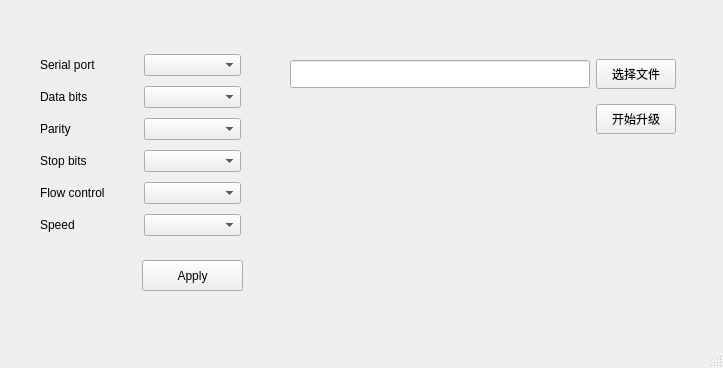
<?xml version="1.0" encoding="UTF-8"?>
<ui version="4.0">
 <class>MainWindow</class>
 <widget class="QMainWindow" name="MainWindow">
  <property name="geometry">
   <rect>
    <x>0</x>
    <y>0</y>
    <width>723</width>
    <height>368</height>
   </rect>
  </property>
  <property name="windowTitle">
   <string>OTA</string>
  </property>
  <widget class="QWidget" name="centralwidget">
   <widget class="QPushButton" name="configApply">
    <property name="geometry">
     <rect>
      <x>142</x>
      <y>260</y>
      <width>101</width>
      <height>31</height>
     </rect>
    </property>
    <property name="font">
     <font>
      <family>Segoe UI</family>
     </font>
    </property>
    <property name="text">
     <string>Apply</string>
    </property>
   </widget>
   <widget class="QWidget" name="gridLayoutWidget">
    <property name="geometry">
     <rect>
      <x>290</x>
      <y>50</y>
      <width>388</width>
      <height>94</height>
     </rect>
    </property>
    <layout class="QGridLayout" name="gridLayout">
     <item row="2" column="1">
      <widget class="QPushButton" name="startButton">
       <property name="minimumSize">
        <size>
         <width>80</width>
         <height>30</height>
        </size>
       </property>
       <property name="maximumSize">
        <size>
         <width>80</width>
         <height>30</height>
        </size>
       </property>
       <property name="font">
        <font>
         <family>Segoe UI</family>
        </font>
       </property>
       <property name="text">
        <string>开始升级</string>
       </property>
      </widget>
     </item>
     <item row="0" column="1">
      <widget class="QPushButton" name="browseButton">
       <property name="minimumSize">
        <size>
         <width>80</width>
         <height>30</height>
        </size>
       </property>
       <property name="maximumSize">
        <size>
         <width>80</width>
         <height>30</height>
        </size>
       </property>
       <property name="font">
        <font>
         <family>Segoe UI</family>
        </font>
       </property>
       <property name="text">
        <string>选择文件</string>
       </property>
      </widget>
     </item>
     <item row="0" column="0">
      <widget class="QLineEdit" name="documentPath">
       <property name="minimumSize">
        <size>
         <width>300</width>
         <height>28</height>
        </size>
       </property>
       <property name="maximumSize">
        <size>
         <width>300</width>
         <height>28</height>
        </size>
       </property>
      </widget>
     </item>
    </layout>
   </widget>
   <widget class="QWidget" name="gridLayoutWidget_2">
    <property name="geometry">
     <rect>
      <x>40</x>
      <y>50</y>
      <width>201</width>
      <height>191</height>
     </rect>
    </property>
    <layout class="QGridLayout" name="gridLayout_2">
     <item row="1" column="1">
      <widget class="QComboBox" name="comBoxSerialPort">
       <property name="font">
        <font>
         <family>Segoe UI</family>
        </font>
       </property>
      </widget>
     </item>
     <item row="3" column="1">
      <widget class="QComboBox" name="comBoxParity">
       <property name="font">
        <font>
         <family>Segoe UI</family>
        </font>
       </property>
      </widget>
     </item>
     <item row="3" column="0">
      <widget class="QLabel" name="label_3">
       <property name="font">
        <font>
         <family>Segoe UI</family>
        </font>
       </property>
       <property name="text">
        <string>Parity</string>
       </property>
      </widget>
     </item>
     <item row="6" column="1">
      <widget class="QComboBox" name="comBoxSpeed">
       <property name="font">
        <font>
         <family>Segoe UI</family>
        </font>
       </property>
      </widget>
     </item>
     <item row="2" column="1">
      <widget class="QComboBox" name="comBoxDataBits">
       <property name="font">
        <font>
         <family>Segoe UI</family>
        </font>
       </property>
      </widget>
     </item>
     <item row="5" column="0">
      <widget class="QLabel" name="label_6">
       <property name="font">
        <font>
         <family>Segoe UI</family>
        </font>
       </property>
       <property name="text">
        <string>Flow control</string>
       </property>
      </widget>
     </item>
     <item row="5" column="1">
      <widget class="QComboBox" name="comBoxFlowControl">
       <property name="font">
        <font>
         <family>Segoe UI</family>
        </font>
       </property>
      </widget>
     </item>
     <item row="2" column="0">
      <widget class="QLabel" name="label_2">
       <property name="font">
        <font>
         <family>Segoe UI</family>
        </font>
       </property>
       <property name="text">
        <string>Data bits</string>
       </property>
      </widget>
     </item>
     <item row="4" column="0">
      <widget class="QLabel" name="label_5">
       <property name="font">
        <font>
         <family>Segoe UI</family>
        </font>
       </property>
       <property name="text">
        <string>Stop bits</string>
       </property>
      </widget>
     </item>
     <item row="6" column="0">
      <widget class="QLabel" name="label_4">
       <property name="font">
        <font>
         <family>Segoe UI</family>
        </font>
       </property>
       <property name="text">
        <string>Speed</string>
       </property>
      </widget>
     </item>
     <item row="4" column="1">
      <widget class="QComboBox" name="comBoxStopBits">
       <property name="font">
        <font>
         <family>Segoe UI</family>
        </font>
       </property>
      </widget>
     </item>
     <item row="1" column="0">
      <widget class="QLabel" name="label">
       <property name="font">
        <font>
         <family>Segoe UI</family>
        </font>
       </property>
       <property name="text">
        <string>Serial port</string>
       </property>
      </widget>
     </item>
    </layout>
   </widget>
  </widget>
  <widget class="QMenuBar" name="menubar">
   <property name="geometry">
    <rect>
     <x>0</x>
     <y>0</y>
     <width>723</width>
     <height>23</height>
    </rect>
   </property>
  </widget>
  <widget class="QStatusBar" name="statusbar"/>
 </widget>
 <resources/>
 <connections/>
</ui>
